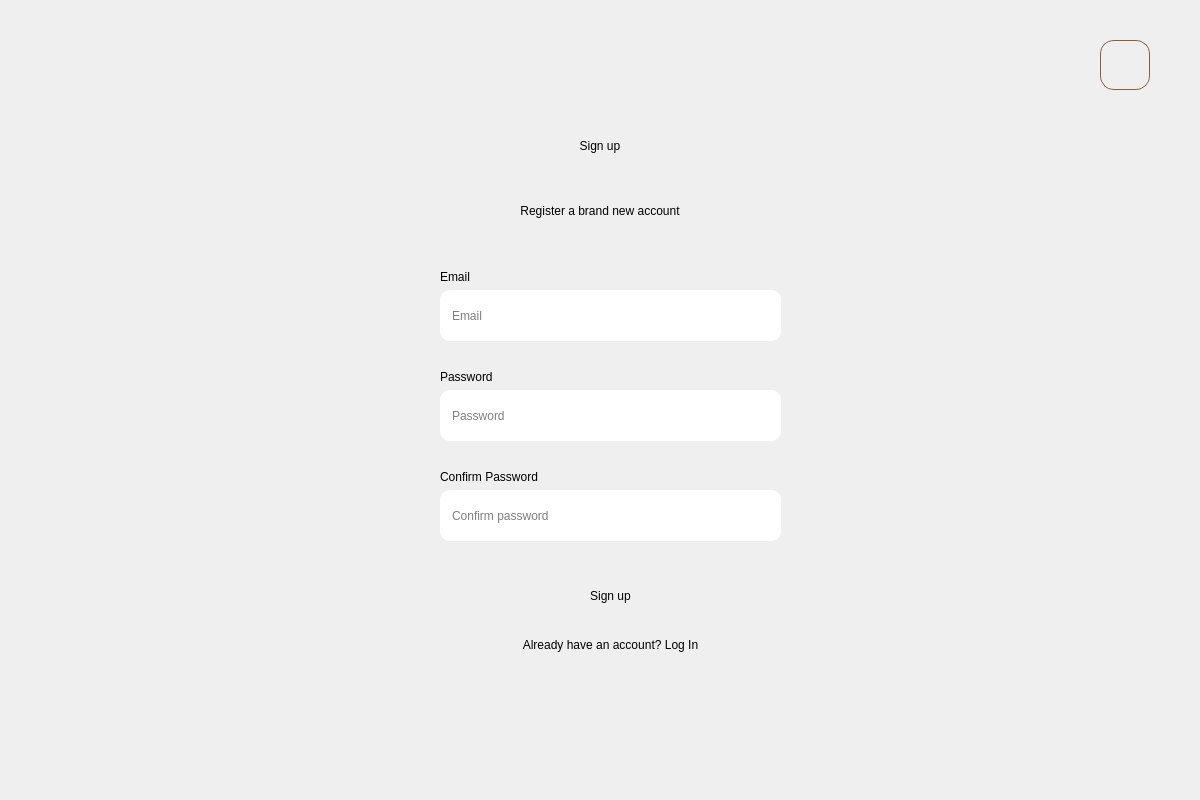
<?xml version="1.0" encoding="UTF-8"?>
<ui version="4.0">
 <class>Dialog</class>
 <widget class="QDialog" name="Dialog">
  <property name="geometry">
   <rect>
    <x>0</x>
    <y>0</y>
    <width>1200</width>
    <height>800</height>
   </rect>
  </property>
  <property name="windowTitle">
   <string>Dialog</string>
  </property>

  <widget class="QWidget" name="bgwidget" native="true">
   <property name="geometry">
    <rect>
     <x>0</x>
     <y>0</y>
     <width>1201</width>
     <height>801</height>
    </rect>
   </property>

   <property name="styleSheet">
    <string notr="true">
QWidget#bgwidget[theme="light"] {
    background-color: qlineargradient(spread:pad,
                                      x1:0, y1:0,
                                      x2:1, y2:1,
                                      stop:0 #DCC7AA,
                                      stop:1 #FFFFFF);
}

QWidget#bgwidget[theme="dark"] {
    background-color: qlineargradient(spread:pad,
                                      x1:0, y1:0,
                                      x2:1, y2:1,
                                      stop:0 #8B5E3C,
                                      stop:1 #F5F1E6);
}

QWidget#bgwidget QLabel {
    font: 11pt "Segoe UI";
}

QWidget#bgwidget[theme="light"] QLabel {
    color: #3A2A20;
}

QWidget#bgwidget[theme="dark"] QLabel {
    color: #F5F1E6;
}

QWidget#bgwidget QLabel#label {
    font: 700 36pt "Segoe UI";
}

QWidget#bgwidget QLabel#label_2 {
    font: 16pt "Segoe UI";
}

QWidget#bgwidget QLabel#error {
    font: 10pt "Segoe UI";
    color: #FF4D4D;
}

QWidget#bgwidget QLineEdit {
    border-radius: 10px;
    padding: 6px 10px;
    font: 11pt "Segoe UI";
}

QWidget#bgwidget[theme="light"] QLineEdit {
    background-color: #FFFFFF;
    border: 1px solid #C97B5A;
    color: #3A2A20;
}

QWidget#bgwidget[theme="dark"] QLineEdit {
    background-color: #8B5E3C;
    border: 1px solid #F5F1E6;
    color: #F5F1E6;
}

QWidget#bgwidget QLineEdit:focus {
    border: 1px solid #C97B5A;
}

QWidget#bgwidget QPushButton#signup {
    border-radius: 20px;
    font: 600 14pt "Segoe UI";
    padding: 8px 12px;
    border: none;
}

QWidget#bgwidget[theme="light"] QPushButton#signup {
    background-color: qlineargradient(spread:pad,
                                      x1:0, y1:0,
                                      x2:1, y2:0,
                                      stop:0 #C97B5A,
                                      stop:1 #B06345);
    color: #FFFFFF;
}

QWidget#bgwidget[theme="light"] QPushButton#signup:hover {
    background-color: qlineargradient(spread:pad,
                                      x1:0, y1:0,
                                      x2:1, y2:0,
                                      stop:0 #D18764,
                                      stop:1 #BD6D4F);
}

QWidget#bgwidget[theme="light"] QPushButton#signup:pressed {
    background-color: qlineargradient(spread:pad,
                                      x1:0, y1:0,
                                      x2:1, y2:0,
                                      stop:0 #A3573C,
                                      stop:1 #8B4731);
}

QWidget#bgwidget[theme="dark"] QPushButton#signup {
    background-color: qlineargradient(spread:pad,
                                      x1:0, y1:0,
                                      x2:1, y2:0,
                                      stop:0 #8B5E3C,
                                      stop:1 #F5F1E6);
    color: #8B5E3C;
}

QWidget#bgwidget[theme="dark"] QPushButton#signup:hover {
    background-color: qlineargradient(spread:pad,
                                      x1:0, y1:0,
                                      x2:1, y2:0,
                                      stop:0 #9C6B45,
                                      stop:1 #F5F1E6);
}

QWidget#bgwidget[theme="dark"] QPushButton#signup:pressed {
    background-color: qlineargradient(spread:pad,
                                      x1:0, y1:0,
                                      x2:1, y2:0,
                                      stop:0 #754B30,
                                      stop:1 #E4D7C1);
}

QWidget#bgwidget QPushButton#backToLogin {
    background-color: transparent;
    border: none;
    border-radius: 0;
    font: 10pt "Segoe UI";
    padding: 0px;
    text-align: center;
}

QWidget#bgwidget[theme="light"] QPushButton#backToLogin {
    color: #C97B5A;
    text-decoration: underline;
}

QWidget#bgwidget[theme="dark"] QPushButton#backToLogin {
    color: #F5F1E6;
    text-decoration: underline;
}

QWidget#bgwidget QPushButton#backToLogin:hover {
    opacity: 0.8;
}

QWidget#bgwidget QPushButton#themeToggle {
    font: 12pt "Segoe UI";
    padding: 6px 12px;
    border-radius: 14px;
    border: 1px solid #8B5E3C;
}

QWidget#bgwidget[theme="light"] QPushButton#themeToggle {
    color: #8B5E3C;
    background-color: rgba(255, 255, 255, 150);
}
QWidget#bgwidget[theme="light"] QPushButton#themeToggle:hover {
    background-color: rgba(255, 255, 255, 200);
}

QWidget#bgwidget[theme="dark"] QPushButton#themeToggle {
    color: #F5F1E6;
    border: 1px solid #F5F1E6;
    background-color: rgba(0, 0, 0, 40);
}
QWidget#bgwidget[theme="dark"] QPushButton#themeToggle:hover {
    background-color: rgba(0, 0, 0, 80);
}
    </string>
   </property>

   <widget class="QLabel" name="label">
    <property name="geometry">
     <rect>
      <x>450</x>
      <y>110</y>
      <width>300</width>
      <height>71</height>
     </rect>
    </property>
    <property name="styleSheet">
     <string notr="true"/>
    </property>
    <property name="text">
     <string>Sign up</string>
    </property>
    <property name="alignment">
     <set>Qt::AlignCenter</set>
    </property>
   </widget>

   <widget class="QLabel" name="label_2">
    <property name="geometry">
     <rect>
      <x>410</x>
      <y>190</y>
      <width>380</width>
      <height>41</height>
     </rect>
    </property>
    <property name="styleSheet">
     <string notr="true"/>
    </property>
    <property name="text">
     <string>Register a brand new account</string>
    </property>
    <property name="alignment">
     <set>Qt::AlignCenter</set>
    </property>
   </widget>

   <widget class="QLabel" name="label_3">
    <property name="geometry">
     <rect>
      <x>440</x>
      <y>270</y>
      <width>81</width>
      <height>20</height>
     </rect>
    </property>
    <property name="styleSheet">
     <string notr="true"/>
    </property>
    <property name="text">
     <string>Email</string>
    </property>
    <property name="alignment">
     <set>Qt::AlignLeft</set>
    </property>
   </widget>

   <widget class="QLineEdit" name="emailfield">
    <property name="geometry">
     <rect>
      <x>440</x>
      <y>290</y>
      <width>341</width>
      <height>51</height>
     </rect>
    </property>
    <property name="styleSheet">
     <string notr="true"/>
    </property>
    <property name="placeholderText">
     <string>Email</string>
    </property>
   </widget>

   <widget class="QLabel" name="label_4">
    <property name="geometry">
     <rect>
      <x>440</x>
      <y>370</y>
      <width>81</width>
      <height>20</height>
     </rect>
    </property>
    <property name="styleSheet">
     <string notr="true"/>
    </property>
    <property name="text">
     <string>Password</string>
    </property>
    <property name="alignment">
     <set>Qt::AlignLeft</set>
    </property>
   </widget>

   <widget class="QLineEdit" name="passwordfield">
    <property name="geometry">
     <rect>
      <x>440</x>
      <y>390</y>
      <width>341</width>
      <height>51</height>
     </rect>
    </property>
    <property name="styleSheet">
     <string notr="true"/>
    </property>
    <property name="placeholderText">
     <string>Password</string>
    </property>
   </widget>

   <widget class="QLabel" name="label_5">
    <property name="geometry">
     <rect>
      <x>440</x>
      <y>470</y>
      <width>141</width>
      <height>20</height>
     </rect>
    </property>
    <property name="styleSheet">
     <string notr="true"/>
    </property>
    <property name="text">
     <string>Confirm Password</string>
    </property>
    <property name="alignment">
     <set>Qt::AlignLeft</set>
    </property>
   </widget>

   <widget class="QLineEdit" name="confirmpasswordfield">
    <property name="geometry">
     <rect>
      <x>440</x>
      <y>490</y>
      <width>341</width>
      <height>51</height>
     </rect>
    </property>
    <property name="styleSheet">
     <string notr="true"/>
    </property>
    <property name="placeholderText">
     <string>Confirm password</string>
    </property>
   </widget>

   <widget class="QLabel" name="error">
    <property name="geometry">
     <rect>
      <x>440</x>
      <y>540</y>
      <width>341</width>
      <height>20</height>
     </rect>
    </property>
    <property name="styleSheet">
     <string notr="true"/>
    </property>
    <property name="text">
     <string/>
    </property>
   </widget>

   <widget class="QPushButton" name="signup">
    <property name="geometry">
     <rect>
      <x>440</x>
      <y>570</y>
      <width>341</width>
      <height>51</height>
     </rect>
    </property>
    <property name="styleSheet">
     <string notr="true"/>
    </property>
    <property name="text">
     <string>Sign up</string>
    </property>
   </widget>

   <widget class="QPushButton" name="backToLogin">
    <property name="geometry">
     <rect>
      <x>440</x>
      <y>630</y>
      <width>341</width>
      <height>30</height>
     </rect>
    </property>
    <property name="styleSheet">
     <string notr="true"/>
    </property>
    <property name="text">
     <string>Already have an account? Log In</string>
    </property>
   </widget>

    <!-- BETTER THEME TOGGLE BUTTON -->
   <!-- <widget class="QPushButton" name="themeToggle">
    <property name="geometry">
     <rect>
      <x>950</x>
      <y>40</y>
      <width>200</width>
      <height>40</height>
     </rect>
    </property>
    <property name="text">
     <string>Toggle theme</string>
    </property>
   </widget> -->

   <widget class="QLabel" name="messageLabel">
 <property name="geometry">
  <rect>
   <x>430</x>
   <y>260</y>
   <width>391</width>
   <height>41</height>
  </rect>
 </property>
 <property name="text">
  <string></string>
 </property>
 <property name="alignment">
  <set>Qt::AlignCenter</set>
 </property>
 <property name="styleSheet">
  <string notr="true">font: 12pt "Segoe UI"; color: #C97B5A;</string>
 </property>
</widget>

    <!-- THEME TOGGLE BUTTON -->
    <widget class="QPushButton" name="themeToggle">
     <property name="geometry">
      <rect>
       <x>1100</x>
       <y>40</y>
       <width>50</width>
       <height>50</height>
      </rect>
     </property>
     <property name="text">
      <string/>
     </property>
    </widget>

  </widget>
 </widget>
 <resources/>
 <connections/>
</ui>
